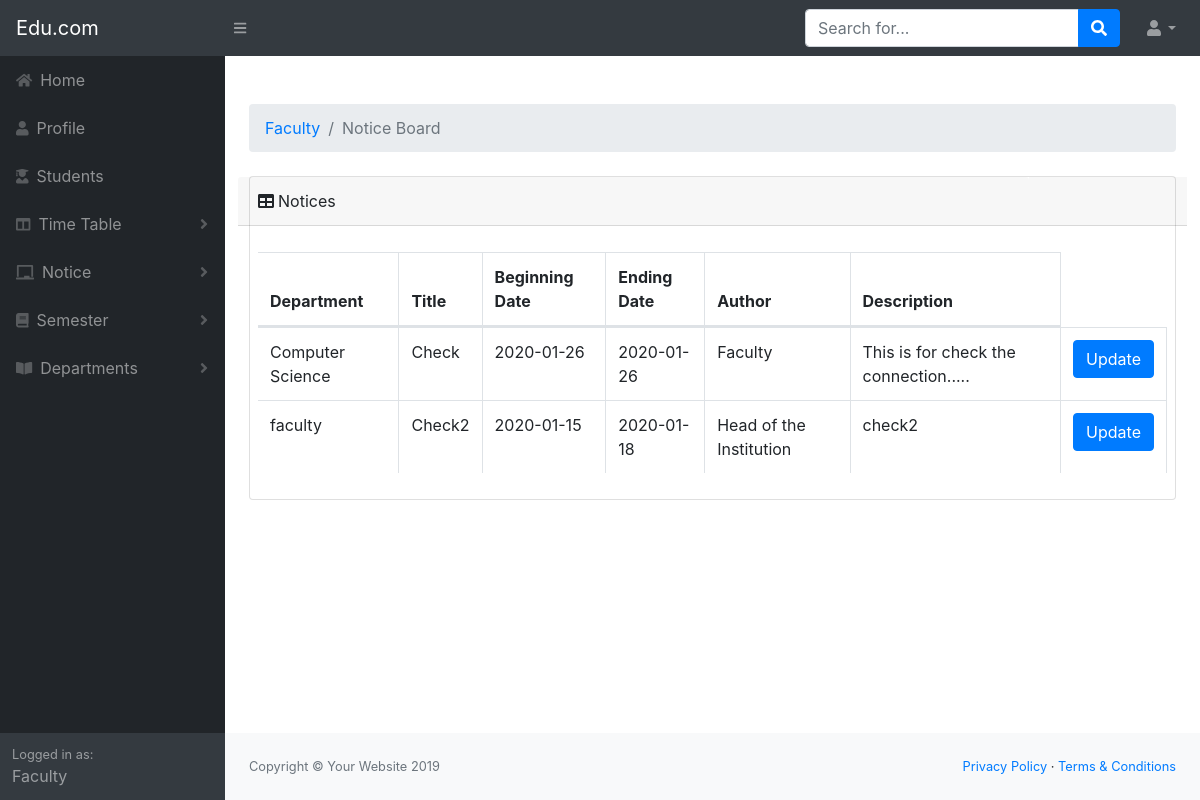
Screenshot of /view/faculty_notice_view.php (signed in) with the database file from the repository.
### tables this page shows
CREATE TABLE `notice` (
  `nid` int(11) NOT NULL,
  `author` varchar(30) NOT NULL,
  `dept_name` varchar(30) NOT NULL,
  `title` varchar(100) NOT NULL,
  `sdate` date NOT NULL,
  `edate` date NOT NULL,
  `description` varchar(500) NOT NULL
);

### view/Faculty_notice_view.php (the view, shortened to what this page needs)
<!DOCTYPE html>
<html lang="en">
    <head>
        <link href="css/styles.css" rel="stylesheet" />
        <link href="https://cdn.datatables.net/1.10.20/css/dataTables.bootstrap4.min.css" rel="stylesheet" />
    </head>
    <body class="sb-nav-fixed">
        <nav class="sb-topnav navbar navbar-expand navbar-dark bg-dark">
            <a class="navbar-brand" href="index.html">Edu.com</a><button class="btn btn-link btn-sm order-1 order-lg-0" id="sidebarToggle" href="admin_home.php"><i class="fas fa-bars"></i></button
            >
            <form class="d-none d-md-inline-block form-inline ml-auto mr-0 mr-md-3 my-2 my-md-0">
                <div class="input-group">
                    <input class="form-control" type="text" placeholder="Search for..." aria-label="Search" aria-describedby="basic-addon2" />
                    <div class="input-group-append">
                        <button class="btn btn-primary" type="button"><i class="fas fa-search"></i></button>
                    </div>
                </div>
            </form>
            <ul class="navbar-nav ml-auto ml-md-0">
                <li class="nav-item dropdown">
                    <a class="nav-link dropdown-toggle" id="userDropdown" href="#" role="button" data-toggle="dropdown" aria-haspopup="true" aria-expanded="false"><i class="fas fa-user fa-fw"></i></a>
                </li>
            </ul>
        </nav>
        <div id="layoutSidenav">
                    <div id="layoutSidenav_nav">
                        <nav class="sb-sidenav accordion sb-sidenav-dark" id="sidenavAccordion">
                            <div class="sb-sidenav-menu">
                                <div class="nav">
                                    <a class="nav-link" href="faculty_home.php"
                                        ><div class="sb-nav-link-icon"><i class="fas fa-home"></i></div>
                                        Home</a
                                    >
                                    <a class="nav-link" href="faculty_profile_edit.php"
                                        ><div class="sb-nav-link-icon"><i class="fas fa-user"></i></div>
                                        Profile</a
                                    >
                                    <a class="nav-link" href="faculty_home.php"
                                        ><div class="sb-nav-link-icon"><i class="fas fa-user-graduate"></i></div>
                                        Students</a
                                    >
                                    <a class="nav-link collapsed" href="#" data-toggle="collapse" data-target="#collapseL" aria-expanded="false" aria-controls="collapseLayouts"
                                        ><div class="sb-nav-link-icon"><i class="fas fa-columns"></i></div>
                                        Time Table
                                        <div class="sb-sidenav-collapse-arrow"><i class="fas fa-angle-down"></i></div
                                    ></a>
                                    <a class="nav-link collapsed" href="#" data-toggle="collapse" data-target="#collapse" aria-expanded="false" aria-controls="collapseLayouts"
                                        ><div class="sb-nav-link-icon"><i class="fas fa-chalkboard"></i></div>
                                        Notice
                                        <div class="sb-sidenav-collapse-arrow"><i class="fas fa-angle-down"></i></div
                                    ></a>
                                    <a class="nav-link collapsed" href="#" data-toggle="collapse" data-target="#collapseLayouts" aria-expanded="false" aria-controls="collapseLayouts"
                                        ><div class="sb-nav-link-icon"><i class="fas fa-book"></i></div>
                                        Semester
                                        <div class="sb-sidenav-collapse-arrow"><i class="fas fa-angle-down"></i></div
                                    ></a>
                                    <a class="nav-link collapsed" href="#" data-toggle="collapse" data-target="#collapsePages" aria-expanded="false" aria-controls="collapsePages"
                                        ><div class="sb-nav-link-icon"><i class="fas fa-book-open"></i></div>
                                        Departments
                                        <div class="sb-sidenav-collapse-arrow"><i class="fas fa-angle-down"></i></div
                                    ></a>
                                    <div class="sb-sidenav-menu-heading"></div>
                                    <a class="nav-link" href="charts.html"
                                        ><div class="sb-nav-link-icon"><i class=""></i></div>
                                        </a
                                    ><a class="nav-link" href="tables.html"
                                        ><div class="sb-nav-link-icon"><i class=""></i></div>
                                        </a
                                    >
                                </div>
                            </div>
                                <div class="sb-sidenav-footer">
                                    <div class="small">Logged in as:</div>
                                    Faculty
                                </div>
                        </nav>
                    </div>
            <div id="layoutSidenav_content">
                <main>
                    <div class="container-fluid mt-5">
                        <ol class="breadcrumb mb-4">
                            <li class="breadcrumb-item"><a href="admin_home.php">Faculty</a></li>
                            <li class="breadcrumb-item active">Notice Board</li>
                        </ol>
                        <div class="card mb-4">
                            <div class="row">
                            <div class="col-10 card-header"><i class="fas fa-table mr-1"></i>Notices</div>
                            <div class="col-2 card-header">
                            </div>
                            <div class="card-body">
                                <div class="table-responsive">
                                    <table class="table table-bordered" id="dataTable" width="100%" cellspacing="0">
                                        <thead>
                                            <tr>
                                                <th>Department</th>
                                                <th>Title</th>
                                                <th>Beginning Date</th>
                                                <th>Ending Date</th>
                                                <th>Author</th>
                                                <th>Description</th>
                                            </tr>
                                        </thead>
                                        <?php
                                        include '../model/config/connection.php';
                                        $sql = "SELECT * FROM notice ORDER BY sdate DESC";
                                        $result = mysqli_query($conn,$sql);
                                        while($row = mysqli_fetch_assoc($result))
                                        {
                                    ?>
                                        <tbody>
                                            <tr>
                                            <form method="POST">
                                                <td><?php echo $row['dept_name']; ?></td>
                                                <td><?php echo $row['title']; ?></td>
                                                <td><?php echo $row['sdate']; ?></td>
                                                <td><?php echo $row['edate']; ?></td>
                                                <td><?php echo $row['author']; ?></td>
                                                <td><?php echo $row['description']; ?></td>
                                                <td><a class="btn btn-primary" href="faculty_notice_update.php?id=<?php echo $row['nid']; ?>">Update</a></td>
                                            </tr>
                                            <?php } ?>
                                        </tbody>
                                    </table>
                                </div>
                            </div>
                        </div>
                    </div>
                </main>
                <footer class="py-4 bg-light mt-auto">
                    <div class="container-fluid">
                        <div class="d-flex align-items-center justify-content-between small">
                            <div class="text-muted">Copyright &copy; Your Website 2019</div>
                            <div>
                                <a href="#">Privacy Policy</a>
                                &middot;
                                <a href="#">Terms &amp; Conditions</a>
                            </div>
                        </div>
                    </div>
                </footer>
            </div>
        </div>
    </body>
</html>

### rows the page displays
notice: dept_name "Computer Science", title "Check", sdate "2020-01-26", edate "2020-01-26", author "Faculty", description "This is for check the connection....."
notice: dept_name "faculty", title "Check2", sdate "2020-01-15", edate "2020-01-18", author "Head of the Institution", description "check2"
